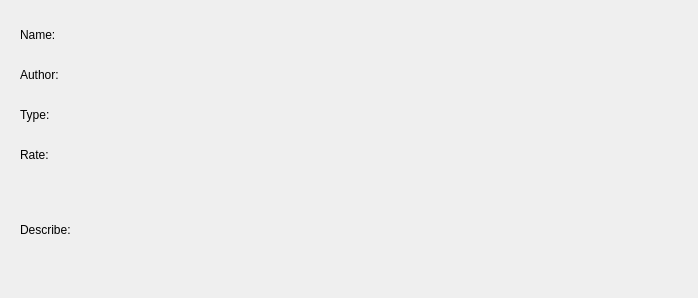
      <widget class="QWidget" name="scrollAreaWidgetContents">
       <property name="geometry">
        <rect>
         <x>0</x>
         <y>0</y>
         <width>698</width>
         <height>298</height>
        </rect>
       </property>
       <widget class="QLabel" name="BookName">
        <property name="geometry">
         <rect>
          <x>20</x>
          <y>20</y>
          <width>660</width>
          <height>30</height>
         </rect>
        </property>
        <property name="text">
         <string>Name:</string>
        </property>
       </widget>
       <widget class="QLabel" name="BookAuthor">
        <property name="geometry">
         <rect>
          <x>20</x>
          <y>60</y>
          <width>660</width>
          <height>30</height>
         </rect>
        </property>
        <property name="text">
         <string>Author:</string>
        </property>
       </widget>
       <widget class="QLabel" name="BookType">
        <property name="geometry">
         <rect>
          <x>20</x>
          <y>100</y>
          <width>660</width>
          <height>30</height>
         </rect>
        </property>
        <property name="text">
         <string>Type:</string>
        </property>
       </widget>
       <widget class="QLabel" name="BookRate">
        <property name="geometry">
         <rect>
          <x>20</x>
          <y>140</y>
          <width>660</width>
          <height>30</height>
         </rect>
        </property>
        <property name="text">
         <string>Rate:</string>
        </property>
       </widget>
       <widget class="QLabel" name="BookDes">
        <property name="geometry">
         <rect>
          <x>20</x>
          <y>179</y>
          <width>660</width>
          <height>101</height>
         </rect>
        </property>
        <property name="text">
         <string>Describe:</string>
        </property>
       </widget>
      </widget>
